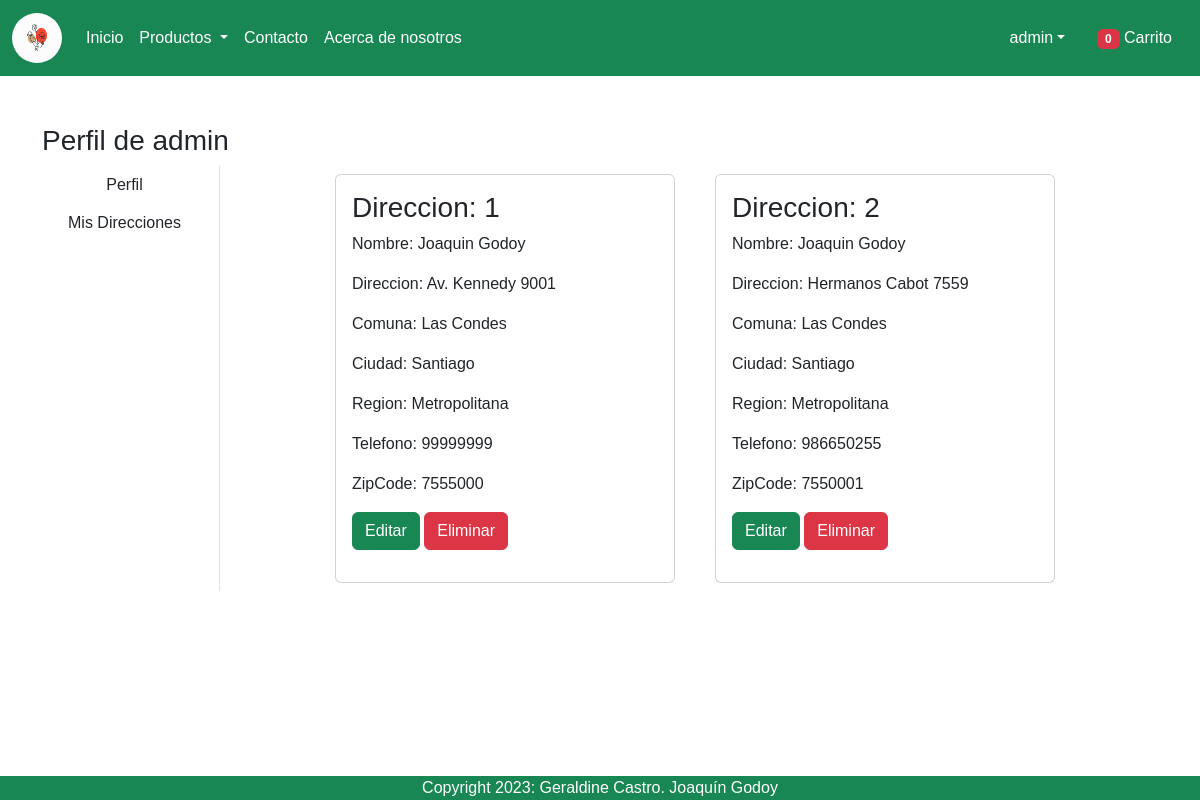
Page /direcciones/ (signed in) on the committed database.
### paginaV3_app/models.py (models this page shows, shortened)
class Cliente(models.Model):
    id = models.AutoField(primary_key=True)
    user = models.ForeignKey(User, on_delete=models.CASCADE)
    nombre = models.CharField(max_length=200)
    direccion = models.CharField(max_length=200)
    comuna = models.CharField(max_length=50)
    ciudad = models.CharField(max_length=50)
    region = models.CharField(max_length=50)
    telefono = models.IntegerField()
    zipcode = models.IntegerField()

### paginaV3_app/views.py (the view)
# urls.py: path('direcciones/', views.direccion, name='direcciones'),
def direccion(request):
    if request.user.is_authenticated:
        items_carrito = Carrito.objects.filter(user=request.user)
        cantidad_items = sum([item.cantidad for item in items_carrito])
    direc = Cliente.objects.filter(user=request.user)
    context = {'direc': direc, 'cantidad_items': cantidad_items}
    return render(request, 'paginaV3_app/direccion.html', context)

### paginaV3_app/templates/paginaV3_app/direccion.html (shortened to what this page needs)
{% extends 'paginaV3_app/base.html' %}
{% load static %}
{% block main-content %}
    <div class="container my-5">
        <div class="row">
            <h3>Perfil de {{ request.user }}</h3>
            <div class="col-sm-2 border-end">
                <ul class="list-unstyled">
                    <li class="d-grid"><a href="{% url 'perfil' %}" class="btn">Perfil</a>
                    </li>
                    <li class="d-grid"><a href="{% url 'direcciones' %}" class="btn ">Mis Direcciones</a>
                    </li>
                </ul>
            </div>
            <div class="col-sm-8 offset-sm-1">
                <div class="row">
                    {% for dir in direc %}
                        <div class="col-sm-6">
                            <div class="card m-2">
                                <div class="card-body">
                                    <h3>Direccion: {{ forloop.counter }}</h3>
                                    <p>Nombre: {{ dir.nombre }}</p>
                                    <p>Direccion: {{ dir.direccion }}</p>
                                    <p>Comuna: {{ dir.comuna }}</p>
                                    <p>Ciudad: {{ dir.ciudad }}</p>
                                    <p>Region: {{ dir.region }}</p>
                                    <p>Telefono: {{ dir.telefono }}</p>
                                    <p>ZipCode: {{ dir.zipcode }}</p>
                                    <p class="texct-center"><a href="{% url 'actualiza_dir' pk=dir.id %}" type="button" class="btn btn-success">Editar</a>  <a href="{% url 'elimina_dir' pk=dir.id %}" type="button" class="btn btn-danger" >Eliminar</a></p>
                                </div>
                            </div>
                        </div>
                    {% endfor %}
                </div>
            </div>
        </div>
    </div>
{% endblock main-content %}

### paginaV3_app/templates/paginaV3_app/base.html (shortened to what this page needs)
<!DOCTYPE html>
{% load static %}
<html lang="en">
<head>
    <link href="https://cdn.jsdelivr.net/npm/bootstrap@5.2.3/dist/css/bootstrap.min.css" rel="stylesheet">
    <link rel="stylesheet" href="{% static 'paginaV3_app/css/owl.carousel.min.css' %}">
    <link rel="stylesheet" href="{% static 'paginaV3_app/css/all.min.css' %}">
    <link rel="stylesheet" href="{% static 'paginaV3_app/css/myStyle.css' %}">
</head>
<body>
    <nav id="nav-top" class="navbar navbar-expand-lg navbar-dark bg-success">
        <div class="container-fluid">
          <a class="navbar-brand" href="#"><img src="{% static 'paginaV3_app/imagenes/iconos/icono-pagina.png' %}" alt="" width="50" height="50" style="border-radius: 100%;"></a>
          <div class="collapse navbar-collapse" id="navbarSupportedContent">
            <ul class="navbar-nav me-auto mb-2 mb-lg-0">
              <li class="nav-item">
                <a class="nav-link active" aria-current="page" href="/">Inicio</a>
              </li>
              <li class="nav-item dropdown">
                <a class="nav-link dropdown-toggle text-white" href="#" role="button" data-bs-toggle="dropdown" aria-expanded="false">
                  Productos
                </a>
              </li>
              <li class="nav-item">
                <a class="nav-link text-white" href="{% url 'contacto' %}">Contacto</a>
              </li>
              <li class="nav-item">
                <a class="nav-link text-white" href="{% url 'acerca' %}">Acerca de nosotros</a>
              </li>
            </ul>
          </div>
          <ul class="navbar-nav me-auto mb-2 mb-lg-0">
            <li class="nav-item dropdown mx-2">
              {% if user.is_authenticated %}
                <a class="nav-link dropdown-toggle text-white" href="#"
                  id="profileDropdown" role="button" data-bs-toggle="dropdown"
                  aria-expanded="false">{{ user.username }}</a>
                  <li class="nav-item mx-2">
                    <a class="nav-link text-white" href="{% url 'mostrar_carrito' %}"> <span class="badge bg-danger" id="icono-carrito">{{ cantidad_items }}</span> Carrito </a>
                  </li>
                {% endif %}
                </li>
          </ul>
        </div>
      </nav>
      {% block main-content %}{% endblock main-content %}
      <footer class="container-fluid fixed-bottom bg-success text-center text-white p2 mt-5">
        Copyright 2023: Geraldine Castro. Joaquín Godoy
      </footer>
</body>
</html>

### paginaV3_app/static/paginaV3_app/css/myStyle.css (style rules this page uses)
body { font-family: sans-serif; }
a { text-decoration: none; }

### rows in the picture
Cliente: nombre "Joaquin Godoy", direccion "Av. Kennedy 9001", comuna "Las Condes", ciudad "Santiago", region "Metropolitana", telefono "99999999", zipcode "7555000"
Cliente: nombre "Joaquin Godoy", direccion "Hermanos Cabot 7559", comuna "Las Condes", ciudad "Santiago", region "Metropolitana", telefono "986650255", zipcode "7550001"

### other values in the picture
{{ user.username }} "admin"
{{ cantidad_items }} "0"
{{ request.user }} "admin"
